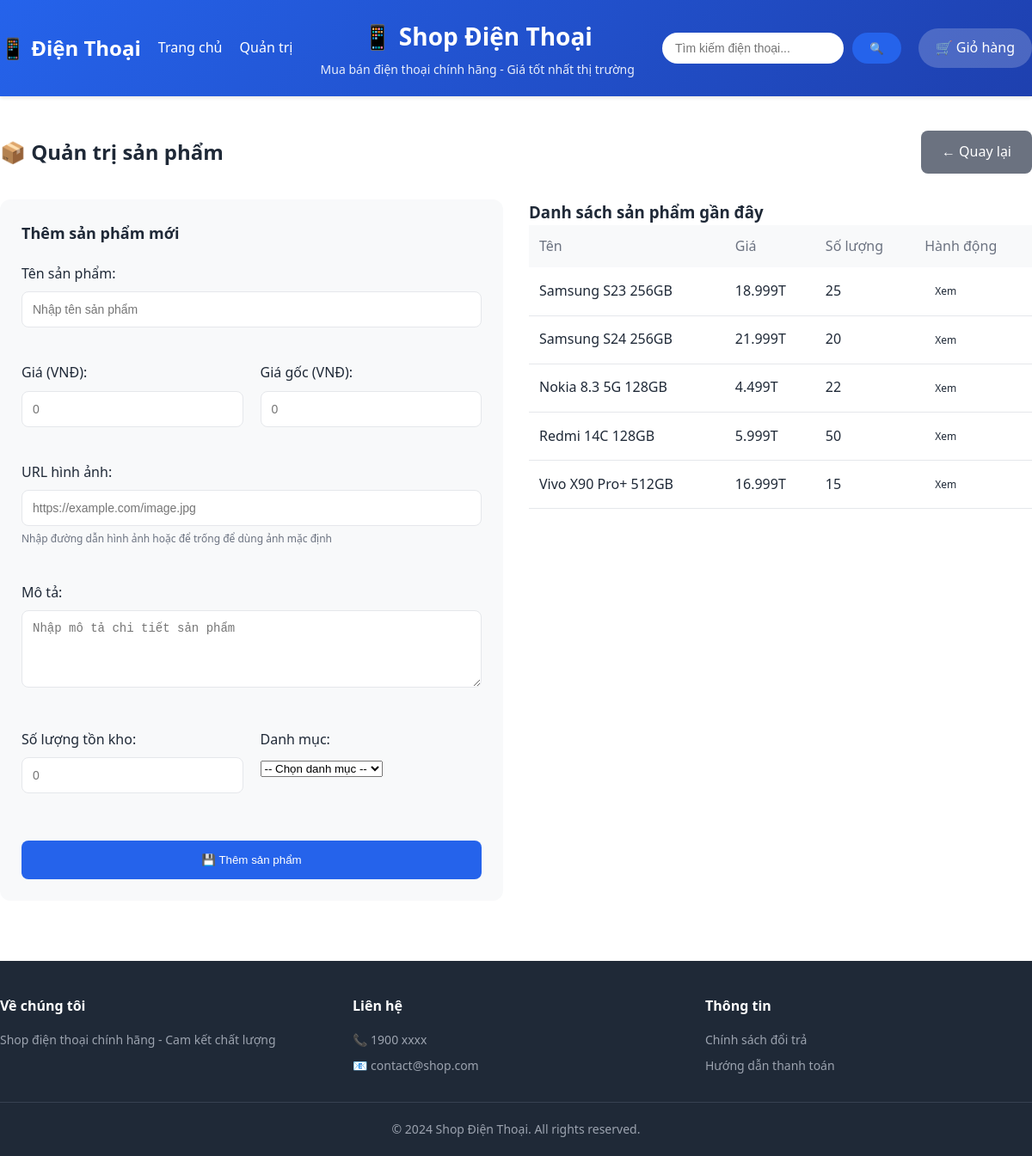
Screenshot of /add_product.php (signed in) with the database file from the repository.
### tables this page shows
CREATE TABLE IF NOT EXISTS products (
    id VARCHAR(32) PRIMARY KEY COMMENT 'ID sản phẩm (UUID)',
    name VARCHAR(200) NOT NULL COMMENT 'Tên sản phẩm',
    price DECIMAL(15, 2) NOT NULL COMMENT 'Giá tiền',
    original_price DECIMAL(15, 2) DEFAULT NULL COMMENT 'Giá gốc (giảm giá)',
    image VARCHAR(255) NOT NULL COMMENT 'URL hình ảnh sản phẩm',
    description TEXT COMMENT 'Mô tả chi tiết sản phẩm',
    stock INT DEFAULT 0 COMMENT 'Số lượng tồn kho',
    category_id INT COMMENT 'ID danh mục',
    created_at TIMESTAMP DEFAULT CURRENT_TIMESTAMP,
    updated_at TIMESTAMP DEFAULT CURRENT_TIMESTAMP ON UPDATE CURRENT_TIMESTAMP,
    FOREIGN KEY (category_id) REFERENCES categories(id) ON DELETE SET NULL,
    INDEX idx_category (category_id),
    INDEX idx_price (price),
    INDEX idx_name (name)
);

### config.php (called while the page is built, shortened)
<?php
function getDBConnection() {
    static $conn = null;
    if ($conn === null) {
        $dsn = "mysql:host=" . DB_HOST . ";dbname=" . DB_NAME . ";charset=" . DB_CHARSET;
        $options = [
            PDO::ATTR_ERRMODE => PDO::ERRMODE_EXCEPTION,
            PDO::ATTR_DEFAULT_FETCH_MODE => PDO::FETCH_ASSOC,
            PDO::ATTR_EMULATE_PREPARES => false,
        ];
        try {
            $conn = new PDO($dsn, DB_USER, DB_PASS, $options);
        } catch (PDOException $e) {
            die("Lỗi kết nối database: " . $e->getMessage());
        }
    }
    return $conn;
}

### add_product.php (the view, shortened to what this page needs)
<?php
require_once 'config.php';
$products = getDBConnection()->query("SELECT * FROM products ORDER BY created_at DESC LIMIT 5")->fetchAll();
?>
<!DOCTYPE html>
<html lang="vi">
<head>
    <link rel="stylesheet" href="assets/css/style.css">
</head>
<body>
    <header class="header">
        <div class="container">
            <div class="header-top">
                <div class="logo">
                    <a href="index.php">📱 Điện Thoại</a>
                </div>
                <nav class="header-nav">
                    <a href="index.php">Trang chủ</a>
                    <a href="admin.php">Quản trị</a>
                </nav>
            </div>
            <div class="header-main">
                <h1 class="title">📱 Shop Điện Thoại</h1>
                <p class="subtitle">Mua bán điện thoại chính hãng - Giá tốt nhất thị trường</p>
            </div>
            <div class="header-bottom">
                <div class="search-box">
                    <form action="index.php" method="GET" class="search-form">
                        <input type="text" name="search" placeholder="Tìm kiếm điện thoại...">
                        <button type="submit" class="search-btn">🔍</button>
                    </form>
                </div>
                <div class="cart-info">
                    <a href="cart.php" class="cart-link">
                        🛒 Giỏ hàng
                    </a>
                </div>
            </div>
        </div>
    </header>
    <main class="admin-page">
        <div class="container">
            <div class="admin-page-header">
                <h2>📦 Quản trị sản phẩm</h2>
                <a href="admin.php" class="btn btn-secondary">← Quay lại</a>
            </div>
            <div class="admin-content">
                <div class="admin-form">
                    <h3>Thêm sản phẩm mới</h3>
                    <form action="" method="POST" enctype="multipart/form-data" class="admin-form-inner">
                        <div class="form-group">
                            <label for="name">Tên sản phẩm:</label>
                            <input type="text" id="name" name="name" required placeholder="Nhập tên sản phẩm">
                        </div>
                        <div class="form-row">
                            <div class="form-group">
                                <label for="price">Giá (VNĐ):</label>
                                <input type="number" id="price" name="price" required placeholder="0" step="0.01">
                            </div>
                            <div class="form-group">
                                <label for="original_price">Giá gốc (VNĐ):</label>
                                <input type="number" id="original_price" name="original_price" placeholder="0" step="0.01">
                            </div>
                        </div>
                        <div class="form-group">
                            <label for="image">URL hình ảnh:</label>
                            <input type="text" id="image" name="image" required placeholder="https://example.com/image.jpg">
                            <small class="form-hint">Nhập đường dẫn hình ảnh hoặc để trống để dùng ảnh mặc định</small>
                        </div>
                        <div class="form-group">
                            <label for="description">Mô tả:</label>
                            <textarea id="description" name="description" rows="4" required placeholder="Nhập mô tả chi tiết sản phẩm"></textarea>
                        </div>
                        <div class="form-row">
                            <div class="form-group">
                                <label for="stock">Số lượng tồn kho:</label>
                                <input type="number" id="stock" name="stock" required placeholder="0">
                            </div>
                            <div class="form-group">
                                <label for="category_id">Danh mục:</label>
                                <select id="category_id" name="category_id" required>
                                    <option value="">-- Chọn danh mục --</option>
                                </select>
                            </div>
                        </div>
                        <button type="submit" class="btn btn-primary btn-full">
                            💾 Thêm sản phẩm
                        </button>
                    </form>
                </div>
                <div class="admin-products-preview">
                    <h3>Danh sách sản phẩm gần đây</h3>
                    <?php if (!empty($products)): ?>
                        <table class="products-table">
                            <thead>
                                <tr>
                                    <th>Tên</th>
                                    <th>Giá</th>
                                    <th>Số lượng</th>
                                    <th>Hành động</th>
                                </tr>
                            </thead>
                            <tbody>
                                <?php foreach ($products as $product): ?>
                                    <tr>
                                        <td><?= htmlspecialchars($product['name']) ?></td>
                                        <td><?= number_format($product['price'] / 1000, 0, ',', '.') ?>T</td>
                                        <td><?= $product['stock'] ?></td>
                                        <td>
                                            <a href="product.php?id=<?= $product['id'] ?>" class="btn btn-small">Xem</a>
                                        </td>
                                    </tr>
                                <?php endforeach; ?>
                            </tbody>
                        </table>
                    <?php else: ?>
                        <p>Chưa có sản phẩm nào.</p>
                    <?php endif; ?>
                </div>
            </div>
        </div>
    </main>
    <footer class="footer">
        <div class="container">
            <div class="footer-content">
                <div class="footer-section">
                    <h3>Về chúng tôi</h3>
                    <p>Shop điện thoại chính hãng - Cam kết chất lượng</p>
                </div>
                <div class="footer-section">
                    <h3>Liên hệ</h3>
                    <p>📞 1900 xxxx</p>
                    <p>📧 contact@shop.com</p>
                </div>
                <div class="footer-section">
                    <h3>Thông tin</h3>
                    <p>Chính sách đổi trả</p>
                    <p>Hướng dẫn thanh toán</p>
                </div>
            </div>
            <div class="footer-bottom">
                <p>&copy; 2024 Shop Điện Thoại. All rights reserved.</p>
            </div>
        </div>
    </footer>
</body>
</html>

### assets/css/style.css (style rules this page uses)
:root { --primary-color: #2563eb; --secondary-color: #10b981; --accent-color: #f59e0b; --danger-color: #ef4444; --text-color: #1f2937; --text-light: #6b7280; --bg-color: #ffffff; --bg-secondary: #f3f4f6; --border-color: #e5e7eb; --shadow: 0 2px 4px rgba(0, 0, 0, 0.1); --shadow-lg: 0 10px 25px rgba(0, 0, 0, 0.1); }
* { margin: 0; padding: 0; box-sizing: border-box; }
body { font-family: 'Segoe UI', Tahoma, Geneva, Verdana, sans-serif; color: var(--text-color); background-color: var(--bg-color); line-height: 1.6; }
a { text-decoration: none; color: inherit; }
.header { background: linear-gradient(135deg, var(--primary-color), #1e40af); color: white; padding: 20px 0; position: sticky; top: 0; z-index: 1000; box-shadow: var(--shadow); }
.header .container { display: flex; flex-wrap: wrap; gap: 30px; align-items: center; justify-content: space-between; }
.header-top { display: flex; align-items: center; gap: 20px; flex-wrap: wrap; }
.logo a { font-size: 24px; font-weight: bold; color: white; }
.header-nav { display: flex; gap: 20px; }
.header-nav a { color: white; font-weight: 500; transition: opacity 0.3s; }
.header-main { text-align: center; flex: 1; }
.header-main .title { font-size: 28px; margin-bottom: 5px; }
.header-main .subtitle { opacity: 0.9; font-size: 14px; }
.header-bottom { display: flex; align-items: center; gap: 20px; flex-wrap: wrap; }
.search-box { flex: 1; min-width: 200px; }
.search-form { display: flex; gap: 10px; }
.search-form input { flex: 1; padding: 10px 15px; border: none; border-radius: 25px; font-size: 14px; }
.search-form button { background: var(--primary-color); color: white; border: none; padding: 10px 20px; border-radius: 25px; cursor: pointer; transition: background 0.3s; }
.cart-info { position: relative; }
.cart-link { background: rgba(255, 255, 255, 0.2); padding: 10px 20px; border-radius: 25px; display: flex; align-items: center; gap: 8px; transition: background 0.3s; }
.btn { padding: 12px 24px; border: none; border-radius: 8px; cursor: pointer; font-weight: 500; transition: all 0.3s; display: inline-block; }
.btn-primary { background: var(--primary-color); color: white; }
.btn-secondary { background: #6b7280; color: white; }
.btn-full { width: 100%; }
.btn-full { width: 100%; margin-top: 15px; padding: 15px; }
.form-group { margin-bottom: 20px; }
.form-group label { display: block; margin-bottom: 8px; font-weight: 500; }
.form-group textarea, .form-group input { width: 100%; padding: 12px; border: 1px solid var(--border-color); border-radius: 8px; font-size: 14px; transition: border-color 0.3s; }
.form-hint { display: block; font-size: 12px; color: var(--text-light); margin-top: 5px; }
.admin-page { padding: 40px 0; }
.admin-page-header { display: flex; justify-content: space-between; align-items: center; margin-bottom: 30px; }
.admin-form { background: #f8f9fa; padding: 25px; border-radius: 12px; margin-bottom: 30px; }
.admin-form h3 { font-size: 18px; margin-bottom: 20px; }
.admin-form-inner { display: flex; flex-direction: column; gap: 20px; }
.form-row { display: grid; grid-template-columns: 1fr 1fr; gap: 20px; }
.products-table { width: 100%; border-collapse: collapse; }
.products-table thead { background: #f8f9fa; }
.products-table th { padding: 12px; text-align: left; font-weight: 500; color: var(--text-light); }
.products-table td { padding: 12px; border-bottom: 1px solid var(--border-color); }
.btn-small { padding: 6px 12px; font-size: 12px; }
.admin-content { display: grid; grid-template-columns: repeat(auto-fit, minmax(400px, 1fr)); gap: 30px; }
.footer { background: #1f2937; color: white; padding: 40px 0 20px; margin-top: auto; }
.footer-content { display: grid; grid-template-columns: repeat(auto-fit, minmax(200px, 1fr)); gap: 30px; margin-bottom: 30px; }
.footer-section h3 { font-size: 16px; margin-bottom: 15px; color: white; }
.footer-section p { color: #9ca3af; font-size: 14px; margin-bottom: 8px; }
.footer-section p:last-child { margin-bottom: 0; }
.footer-bottom { text-align: center; padding-top: 20px; border-top: 1px solid #374151; color: #9ca3af; font-size: 14px; }

### rows the page displays
products: name "Samsung S23 256GB", $product['price']/1000 "18.999", stock "25"
products: name "Samsung S24 256GB", $product['price']/1000 "21.999", stock "20"
products: name "Nokia 8.3 5G 128GB", $product['price']/1000 "4.499", stock "22"
products: name "Redmi 14C 128GB", $product['price']/1000 "5.999", stock "50"
products: name "Vivo X90 Pro+ 512GB", $product['price']/1000 "16.999", stock "15"
